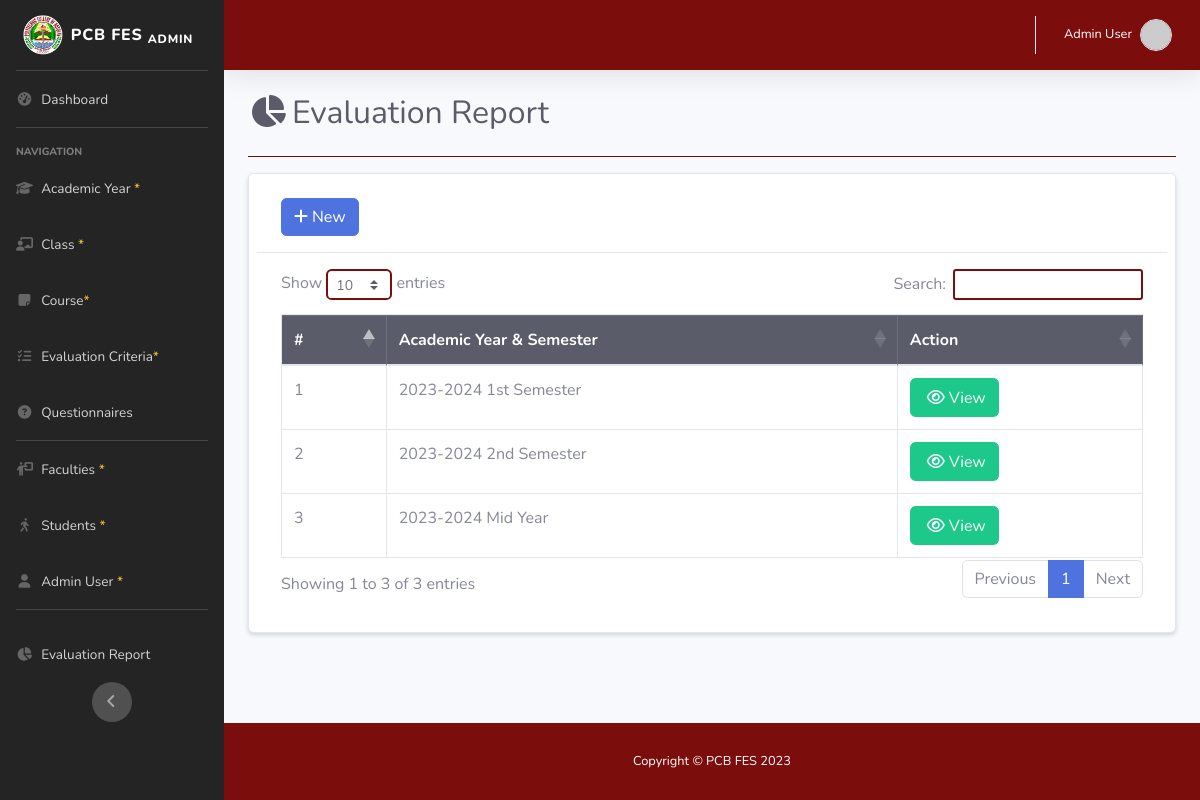
Screenshot of /admin/report.php (signed in) with the database file from the repository.
### tables this page shows
CREATE TABLE `acad_yr_tbl` (
  `acad_id` int(11) NOT NULL,
  `year_start` year(4) NOT NULL,
  `year_end` year(4) NOT NULL,
  `semester` int(11) NOT NULL,
  `status` varchar(50) NOT NULL,
  `is_default` varchar(5) NOT NULL
);

### admin/report.php (the view, shortened to what this page needs)
<!DOCTYPE html>
<html lang="en">
<head>
    <link rel="stylesheet" href="https://stackpath.bootstrapcdn.com/bootstrap/4.2.1/css/bootstrap.min.css">
    <link rel="stylesheet" href="https://cdn.datatables.net/1.10.18/css/dataTables.bootstrap4.min.css">
    <link href="../assets/vendor/fontawesome-free/css/all.min.css" rel="stylesheet" type="text/css">
    <link href="../assets/css/sb-admin-2.min.css" rel="stylesheet">
    <link href="../assets/css/custom.css" rel="stylesheet">
    <link rel="stylesheet" href="https://cdn.jsdelivr.net/npm/@sweetalert2/theme-borderless@5/borderless.css" />
</head>
<body id="page-top">
    <div id="wrapper">
            <?php include 'sidebar.php'; ?>
        <div id="content-wrapper" class="d-flex flex-column">
            <div id="content">
                    <?php include 'topbar.php'; ?>
                <div class="container-fluid justify-content-center">
                    <div class="d-sm-flex align-items-center justify-content-between mb-4">
                        <h1 class="h2 mb-0 text-gray-800"> <i class="fas fa-fw fa-chart-pie mr-1"></i>Evaluation Report</h1>
                    </div>
                    <hr class="mb-3 bg-white1">
<div class="container card p-2 mb-4 shadow-sm">
    <div class="row">
        <div class="col-12 col-md-12">
            <div class="container mb-3 mt-3">
                <a href="#addnew" data-toggle="modal" class="btn btn-primary"><i class="fa-solid fa-plus mr-1"></i>New</a>
            </div>
            <hr>
            <div class="container mb-4">
                <table id="myTable" class="table table-bordered nowrap" style="width:100%">
                    <thead class="table-dark">
                        <th>#</th>
                        <th>Academic Year & Semester</th>
                        <th>Action</th>
                    </thead>
                    <tbody>
                        <?php
                            require '../db/dbconn.php';
                            $sql = "SELECT * FROM acad_yr_tbl ORDER BY year_start ASC";
                            $num = 1;
                            $query = mysqli_query($conn, $sql);
                            while($row = mysqli_fetch_assoc($query)){
                                if ($row['semester'] == 1) {
                                    $semester = "1st Semester";
                                } else if ($row['semester'] == 2){
                                    $semester = "2nd Semester";
                                } else{
                                    $semester = "Mid Year";
                                }
                                echo
                                "<tr>
                                    <td>".$num."</td>
                                    <td>".$row['year_start']. "-" .$row['year_end']. " " .$semester."</td>
                                    <td>
                                        <a href='report_department.php?acad_id=".$row['acad_id']."' class='btn btn-success' data-toggle='modal'><i class='fa fa-eye m-1'></i>View</a>
                                    </td>
                                </tr>";
                            $num++;}
                        ?>
                    </tbody>
                </table>
            </div>
        </div>
    </div>
</div>
                </div>
            </div>
            <?php include 'footer.php'; ?>
        </div>
    </div>
</body>
</html>

### assets/css/custom.css (style rules this page uses)
.bg-white1 { background-color: #7b0d0d; }

### rows the page displays
acad_yr_tbl: year_start "2023", year_end "2024", semester "1st Semester"
acad_yr_tbl: year_start "2023", year_end "2024", semester "2nd Semester"
acad_yr_tbl: year_start "2023", year_end "2024", semester "Mid Year"

### other values shown
$name "Admin User"
